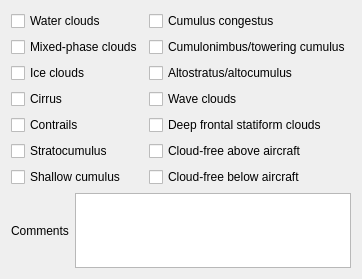
          <widget class="QWidget" name="page_5">
           <attribute name="label">
            <string>Cloud Types and Forms Sampled During Flight</string>
           </attribute>
           <layout class="QVBoxLayout" name="verticalLayout_18">
            <item>
             <layout class="QHBoxLayout" name="horizontalLayout_23">
              <item>
               <layout class="QVBoxLayout" name="verticalLayout_16">
                <item>
                 <widget class="QCheckBox" name="waterCloudsCheck">
                  <property name="text">
                   <string>Water clouds</string>
                  </property>
                 </widget>
                </item>
                <item>
                 <widget class="QCheckBox" name="mixedPhaseCloudsCheck">
                  <property name="text">
                   <string>Mixed-phase clouds</string>
                  </property>
                 </widget>
                </item>
                <item>
                 <widget class="QCheckBox" name="iceCloudsCheck">
                  <property name="text">
                   <string>Ice clouds</string>
                  </property>
                 </widget>
                </item>
                <item>
                 <widget class="QCheckBox" name="cirrusCheck">
                  <property name="text">
                   <string>Cirrus</string>
                  </property>
                 </widget>
                </item>
                <item>
                 <widget class="QCheckBox" name="contrailsCheck">
                  <property name="text">
                   <string>Contrails</string>
                  </property>
                 </widget>
                </item>
                <item>
                 <widget class="QCheckBox" name="stratocumulusCheck">
                  <property name="text">
                   <string>Stratocumulus</string>
                  </property>
                 </widget>
                </item>
                <item>
                 <widget class="QCheckBox" name="shallowCumulusCheck">
                  <property name="text">
                   <string>Shallow cumulus</string>
                  </property>
                 </widget>
                </item>
               </layout>
              </item>
              <item>
               <layout class="QVBoxLayout" name="verticalLayout_17">
                <item>
                 <widget class="QCheckBox" name="cumulusCongestusCheck">
                  <property name="text">
                   <string>Cumulus congestus</string>
                  </property>
                 </widget>
                </item>
                <item>
                 <widget class="QCheckBox" name="cumulonimbusToweringCumulusCheck">
                  <property name="text">
                   <string>Cumulonimbus/towering cumulus</string>
                  </property>
                 </widget>
                </item>
                <item>
                 <widget class="QCheckBox" name="altostratusAltocumulusCheck">
                  <property name="text">
                   <string>Altostratus/altocumulus</string>
                  </property>
                 </widget>
                </item>
                <item>
                 <widget class="QCheckBox" name="waveCloudsCheck">
                  <property name="text">
                   <string>Wave clouds</string>
                  </property>
                 </widget>
                </item>
                <item>
                 <widget class="QCheckBox" name="deepFrontalStratiformCloudsCheck">
                  <property name="text">
                   <string>Deep frontal statiform clouds</string>
                  </property>
                 </widget>
                </item>
                <item>
                 <widget class="QCheckBox" name="cloudFreeAboveAircraftCheck">
                  <property name="text">
                   <string>Cloud-free above aircraft</string>
                  </property>
                 </widget>
                </item>
                <item>
                 <widget class="QCheckBox" name="cloudFreeBelowAircraftCheck">
                  <property name="text">
                   <string>Cloud-free below aircraft</string>
                  </property>
                 </widget>
                </item>
               </layout>
              </item>
             </layout>
            </item>
            <item>
             <layout class="QHBoxLayout" name="horizontalLayout_24">
              <item>
               <widget class="QLabel" name="label_17">
                <property name="text">
                 <string>Comments</string>
                </property>
               </widget>
              </item>
              <item>
               <widget class="QTextEdit" name="CTOtherTextBox">
                <property name="maximumSize">
                 <size>
                  <width>16777215</width>
                  <height>75</height>
                 </size>
                </property>
               </widget>
              </item>
             </layout>
            </item>
           </layout>
          </widget>
